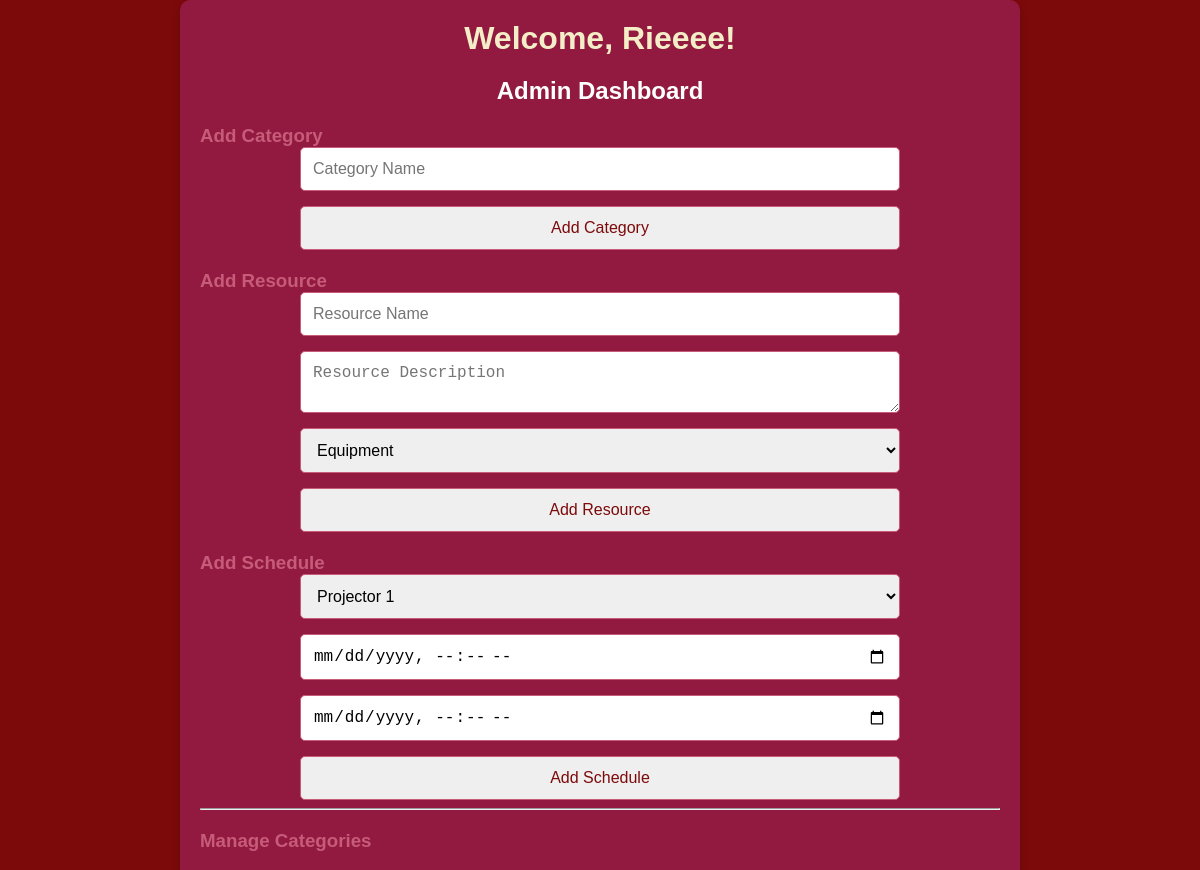
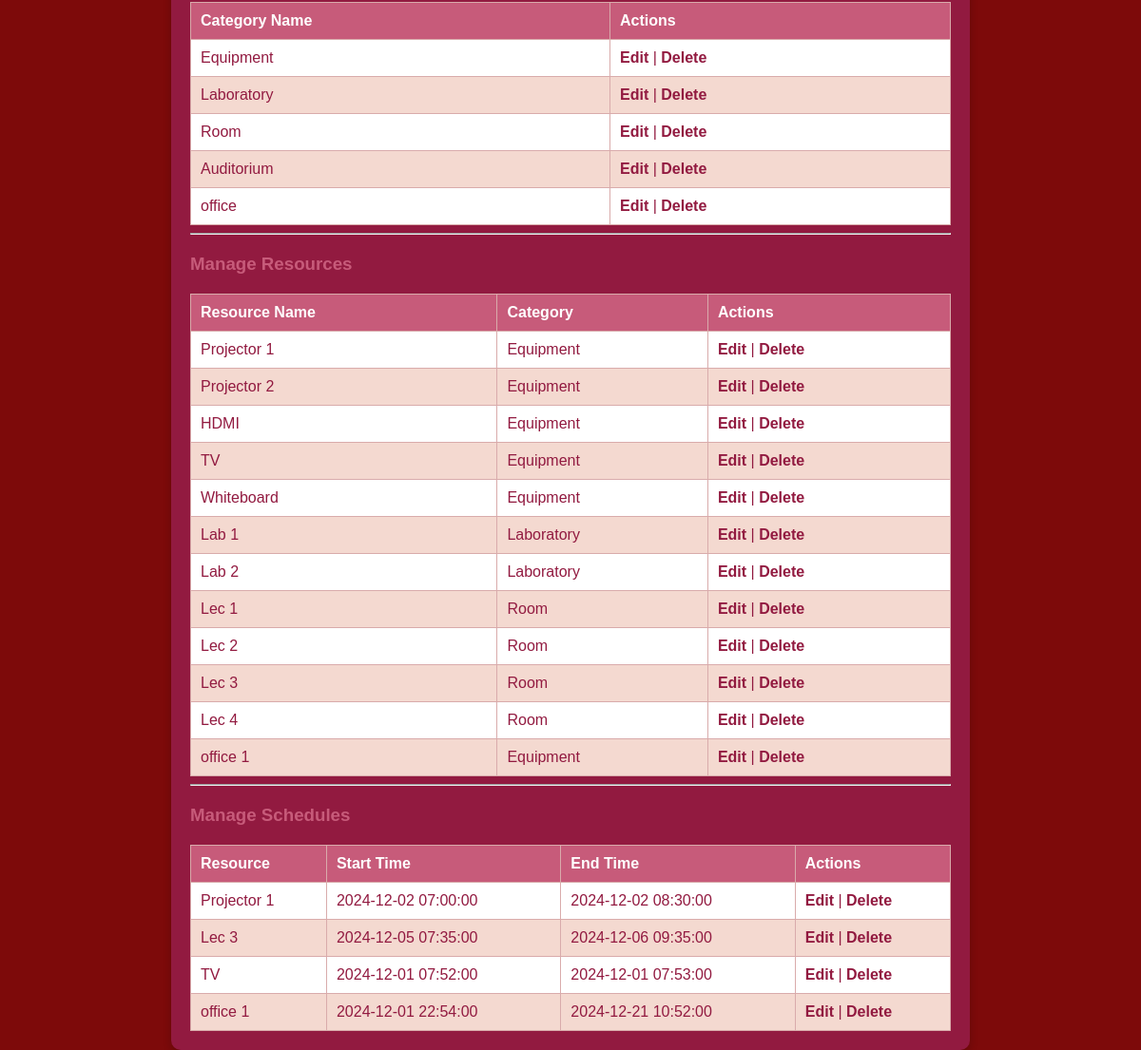
The app's page /borrow_admin/admin_dashboard.php (signed in) with its own data (2 pictures, top to bottom).
### tables this page shows
CREATE TABLE `categories` (
  `CategoryID` int(11) NOT NULL,
  `CategoryName` varchar(255) NOT NULL
);

CREATE TABLE `resources` (
  `ResourceID` int(11) NOT NULL,
  `ResourceName` varchar(255) NOT NULL,
  `ResourceDescription` text NOT NULL,
  `CategoryID` int(11) NOT NULL
);

CREATE TABLE `schedules` (
  `ScheduleID` int(11) NOT NULL,
  `ResourceID` int(11) NOT NULL,
  `StartTime` datetime NOT NULL,
  `EndTime` datetime NOT NULL
);

### borrow_admin/admin_dashboard.php (the view, shortened to what this page needs)
<?php
include('config.php');
$categoryToEdit = null;
$resourceToEdit = null;
$scheduleToEdit = null;
?>
<!DOCTYPE html>
<html lang="en">
<head>
    <link rel="stylesheet" type="text/css" href="styles.css">
</head>
<body>
    <div class="container">
        <h1>Welcome, <?php echo $_SESSION['username']; ?>!</h1>
        <h2>Admin Dashboard</h2>
        <h3><?php echo isset($categoryToEdit) ? 'Update Category' : 'Add Category'; ?></h3>
        <form action="admin_dashboard.php" method="post">
            <input type="text" name="category_name" value="<?php echo isset($categoryToEdit) ? $categoryToEdit['CategoryName'] : ''; ?>" placeholder="Category Name" required>
            <?php if (isset($categoryToEdit)): ?>
                <input type="hidden" name="category_id" value="<?php echo $categoryToEdit['CategoryID']; ?>">
                <button type="submit" name="update_category">Update Category</button>
            <?php else: ?>
                <button type="submit" name="add_category">Add Category</button>
            <?php endif; ?>
        </form>
        <h3><?php echo isset($resourceToEdit) ? 'Update Resource' : 'Add Resource'; ?></h3>
        <form action="admin_dashboard.php" method="post">
            <input type="text" name="resource_name" value="<?php echo isset($resourceToEdit) ? $resourceToEdit['ResourceName'] : ''; ?>" placeholder="Resource Name" required>
            <textarea name="resource_description" placeholder="Resource Description" required><?php echo isset($resourceToEdit) ? $resourceToEdit['ResourceDescription'] : ''; ?></textarea>
            <select name="category_id" required>
                <?php
                $sql = "SELECT * FROM Categories";
                $result = $conn->query($sql);
                while($row = $result->fetch_assoc()) {
                    $selected = (isset($resourceToEdit) && $resourceToEdit['CategoryID'] == $row['CategoryID']) ? 'selected' : '';
                    echo "<option value='" . $row['CategoryID'] . "' $selected>" . $row['CategoryName'] . "</option>";
                }
                ?>
            </select>
            <?php if (isset($resourceToEdit)): ?>
                <input type="hidden" name="resource_id" value="<?php echo $resourceToEdit['ResourceID']; ?>">
                <button type="submit" name="update_resource">Update Resource</button>
            <?php else: ?>
                <button type="submit" name="add_resource">Add Resource</button>
            <?php endif; ?>
        </form>
        <h3><?php echo isset($scheduleToEdit) ? 'Update Schedule' : 'Add Schedule'; ?></h3>
        <form action="admin_dashboard.php" method="post">
            <select name="resource_id" required>
                <?php
                $sql = "SELECT * FROM Resources";
                $result = $conn->query($sql);
                while($row = $result->fetch_assoc()) {
                    $selected = (isset($scheduleToEdit) && $scheduleToEdit['ResourceID'] == $row['ResourceID']) ? 'selected' : '';
                    echo "<option value='" . $row['ResourceID'] . "' $selected>" . $row['ResourceName'] . "</option>";
                }
                ?>
            </select>
            <input type="datetime-local" name="start_time" value="<?php echo isset($scheduleToEdit) ? $scheduleToEdit['StartTime'] : ''; ?>" required>
            <input type="datetime-local" name="end_time" value="<?php echo isset($scheduleToEdit) ? $scheduleToEdit['EndTime'] : ''; ?>" required>
            <?php if (isset($scheduleToEdit)): ?>
                <input type="hidden" name="schedule_id" value="<?php echo $scheduleToEdit['ScheduleID']; ?>">
                <button type="submit" name="update_schedule">Update Schedule</button>
            <?php else: ?>
                <button type="submit" name="add_schedule">Add Schedule</button>
            <?php endif; ?>
        </form>
        <hr>
        <h3>Manage Categories</h3>
        <table>
            <thead>
                <tr>
                    <th>Category Name</th>
                    <th>Actions</th>
                </tr>
            </thead>
            <tbody>
                <?php
                $sql = "SELECT * FROM Categories";
                $result = $conn->query($sql);
                while ($row = $result->fetch_assoc()) {
                    echo "<tr>
                            <td>" . $row['CategoryName'] . "</td>
                            <td><a href='admin_dashboard.php?edit_category=" . $row['CategoryID'] . "'>Edit</a> |
                                <a href='admin_dashboard.php?delete_category=" . $row['CategoryID'] . "' onclick='return confirm(\"Are you sure?\")'>Delete</a></td>
                          </tr>";
                }
                ?>
            </tbody>
        </table>
        <hr>
        <h3>Manage Resources</h3>
        <table>
            <thead>
                <tr>
                    <th>Resource Name</th>
                    <th>Category</th>
                    <th>Actions</th>
                </tr>
            </thead>
            <tbody>
                <?php
                $sql = "SELECT * FROM Resources";
                $result = $conn->query($sql);
                while ($row = $result->fetch_assoc()) {
                    $categorySql = "SELECT CategoryName FROM Categories WHERE CategoryID = " . $row['CategoryID'];
                    $categoryResult = $conn->query($categorySql);
                    $category = $categoryResult->fetch_assoc();
                    echo "<tr>
                            <td>" . $row['ResourceName'] . "</td>
                            <td>" . $category['CategoryName'] . "</td>
                            <td><a href='admin_dashboard.php?edit_resource=" . $row['ResourceID'] . "'>Edit</a> |
                                <a href='admin_dashboard.php?delete_resource=" . $row['ResourceID'] . "' onclick='return confirm(\"Are you sure?\")'>Delete</a></td>
                          </tr>";
                }
                ?>
            </tbody>
        </table>
        <hr>
        <h3>Manage Schedules</h3>
        <table>
            <thead>
                <tr>
                    <th>Resource</th>
                    <th>Start Time</th>
                    <th>End Time</th>
                    <th>Actions</th>
                </tr>
            </thead>
            <tbody>
                <?php
                $sql = "SELECT * FROM Schedules";
                $result = $conn->query($sql);
                while ($row = $result->fetch_assoc()) {
                    $resourceSql = "SELECT ResourceName FROM Resources WHERE ResourceID = " . $row['ResourceID'];
                    $resourceResult = $conn->query($resourceSql);
                    $resource = $resourceResult->fetch_assoc();
                    echo "<tr>
                            <td>" . $resource['ResourceName'] . "</td>
                            <td>" . $row['StartTime'] . "</td>
                            <td>" . $row['EndTime'] . "</td>
                            <td><a href='admin_dashboard.php?edit_schedule=" . $row['ScheduleID'] . "'>Edit</a> |
                                <a href='admin_dashboard.php?delete_schedule=" . $row['ScheduleID'] . "' onclick='return confirm(\"Are you sure?\")'>Delete</a></td>
                          </tr>";
                }
                ?>
            </tbody>
        </table>
    </div>
</body>
</html>

### borrow_admin/styles.css (style rules this page uses)
.body, h1, h2, h3, form, table, button { margin: 0; padding: 0; font-family: Arial, sans-serif; color: #7d0a0a; box-sizing: border-box; }
body { background-color: #f4d9d0; padding: 20px; }
.container { max-width: 800px; margin: 0 auto; padding: 20px; background-color: #921a40; border-radius: 10px; box-shadow: 0 4px 10px rgba(0, 0, 0, 0.2); }
h1, h2 { color: #ffffff; text-align: center; margin-bottom: 20px; }
h3 { color: #c75b7a; margin-top: 20px; }
form { padding-left: 100px ; padding-right: 100px; display: flex; flex-direction: column; gap: 15px; margin: 0; }
form input, form textarea, form select, form button { width: 100%; padding: 12px; border: 1px solid #c75b7a; border-radius: 5px; font-size: 16px; box-sizing: border-box; }
table { width: 100%; border-collapse: collapse; margin-top: 20px; background-color: #ffffff; color: #921a40; }
table th, table td { padding: 10px; border: 1px solid #d9abab; text-align: left; }
table th { background-color: #c75b7a; color: #ffffff; }
table tr:nth-child(even) { background-color: #f4d9d0; }
table a { color: #921a40; text-decoration: none; font-weight: bold; }
body { background-color: #7D0A0A; color: #F3EDC8; font-family: 'Poppins', sans-serif; margin: 0; padding: 0; }
h1 { color: #F3EDC8; margin-bottom: 20px; }

### records on screen
categories: CategoryName "Equipment"
categories: CategoryName "Laboratory"
categories: CategoryName "Room"
categories: CategoryName "Auditorium"
categories: CategoryName "office"
resources: ResourceName "Projector 1", CategoryID.CategoryName "Equipment"
resources: ResourceName "Projector 2", CategoryID.CategoryName "Equipment"
resources: ResourceName "HDMI", CategoryID.CategoryName "Equipment"
resources: ResourceName "TV", CategoryID.CategoryName "Equipment"
resources: ResourceName "Whiteboard", CategoryID.CategoryName "Equipment"
resources: ResourceName "Lab 1", CategoryID.CategoryName "Laboratory"
resources: ResourceName "Lab 2", CategoryID.CategoryName "Laboratory"
resources: ResourceName "Lec 1", CategoryID.CategoryName "Room"
resources: ResourceName "Lec 2", CategoryID.CategoryName "Room"
resources: ResourceName "Lec 3", CategoryID.CategoryName "Room"
resources: ResourceName "Lec 4", CategoryID.CategoryName "Room"
resources: ResourceName "office 1", CategoryID.CategoryName "Equipment"
schedules: ResourceID.ResourceName "Projector 1", StartTime "2024-12-02 07:00:00", EndTime "2024-12-02 08:30:00"
schedules: ResourceID.ResourceName "Lec 3", StartTime "2024-12-05 07:35:00", EndTime "2024-12-06 09:35:00"
schedules: ResourceID.ResourceName "TV", StartTime "2024-12-01 07:52:00", EndTime "2024-12-01 07:53:00"
schedules: ResourceID.ResourceName "office 1", StartTime "2024-12-01 22:54:00", EndTime "2024-12-21 10:52:00"

### other values on screen
$_SESSION['username'] "Rieeee"
form field category_id "Equipment"
form field resource_id "Projector 1"
